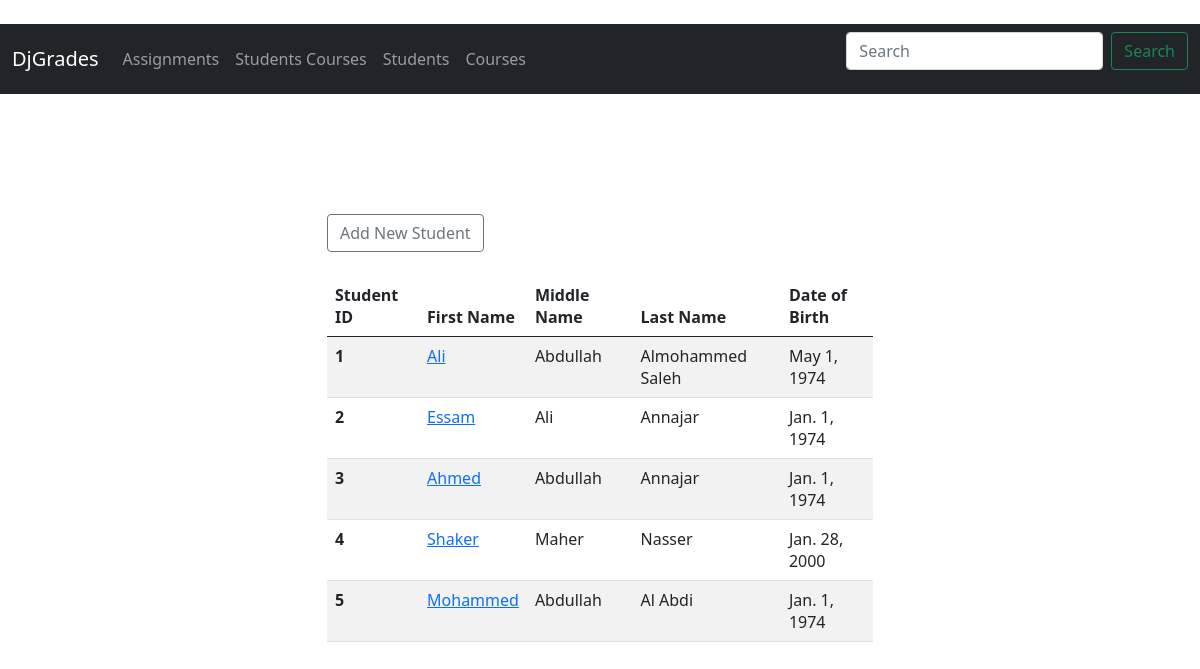
The app's page /all_students with its own data.
### grades/models.py (models this page shows, shortened)
class Student(models.Model):
	first_name = models.CharField(max_length=20)
	middle_name = models.CharField(max_length=20)
	last_name = models.CharField(max_length=20)
	dob = models.DateField()
	courses = models.ManyToManyField(Course, blank=True, null=True)

### grades/views.py (the view)
# urls.py: path('all_students', views.all_students, name='all_students'),
def all_students(request):
	students_list = Student.objects.all()
	return render(request, 'students/all_students.html', {'students_list': students_list})

### grades/templates/students/all_students.html
{% extends 'base.html' %}
{% block content %}
	<br><br><br><br>
		<div class="row justify-content-center">
    		<div class="w-50">
    			<a class="btn btn-outline-secondary" href="{% url 'add_student' %}">Add New Student</a>
    			<br><br>
				<table class="table table-striped">
				  <thead>
				    <tr>
				      <th scope="col">Student ID</th>
				      <th scope="col">First Name</th>
				      <th scope="col">Middle Name</th>
				      <th scope="col">Last Name</th>
				      <th scope="col">Date of Birth</th>
				    </tr>
				  </thead>
				  <tbody>
				  	{% for student in students_list %}
				    <tr>
				      <th scope="row">{{ student.id }}</th>
				      <td>
				      	<a href="{% url 'student_details' student.id %}">{{ student.first_name }}</a>
				      </td>
				      <td>{{ student.middle_name }}</td>
				      <td>{{ student.last_name }}</td>
				      <td>{{ student.dob }}</td>
				    </tr>
				    {% endfor %}
				  </tbody>
				</table>
			</div>
		</div>
{% endblock %}

### records on screen
Student: id "1", first_name "Ali", middle_name "Abdullah", last_name "Almohammed Saleh", dob "May 1, 1974"
Student: id "2", first_name "Essam", middle_name "Ali", last_name "Annajar", dob "Jan. 1, 1974"
Student: id "3", first_name "Ahmed", middle_name "Abdullah", last_name "Annajar", dob "Jan. 1, 1974"
Student: id "4", first_name "Shaker", middle_name "Maher", last_name "Nasser", dob "Jan. 28, 2000"
Student: id "5", first_name "Mohammed", middle_name "Abdullah", last_name "Al Abdi", dob "Jan. 1, 1974"
